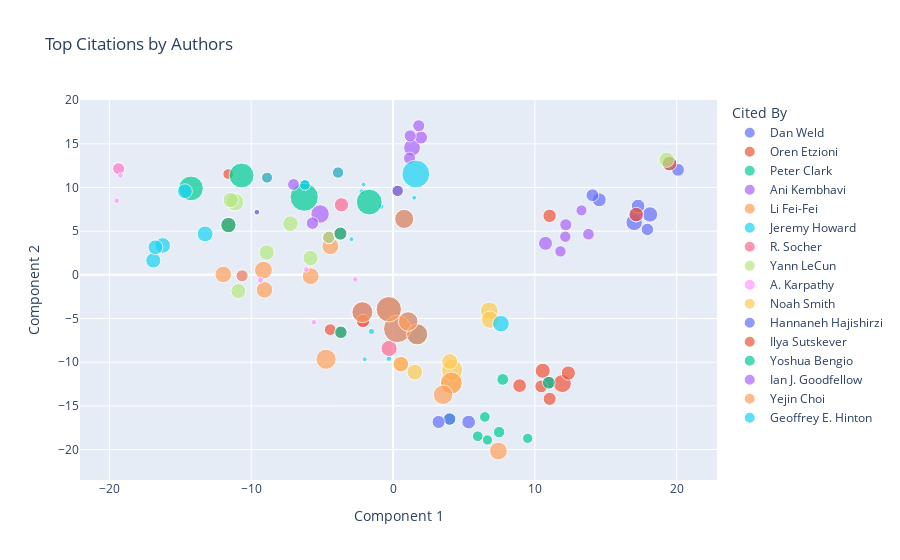

Notebook code for this chart:
### Code cell
fig=px.scatter(reduced_df, x="Component 1", y="Component 2", color="Cited By", title="Top Citations by Authors",
               hover_data=["Title"], size="Citations")
fig.show("png")
fig.show()

### Figure 1 — Plotly figure (JSON) as saved in the notebook; plotly's stock layout.template omitted (floating-point values rounded to 4 significant figures)
{"data": [{"customdata": [["UCPOP: A Sound, Complete, Partial Order Planner for ADL"], ["Systematic Nonlinear Planning"], ["Planning for Conjunctive Goals"], ["An Approach to Planning with Incomplete Information"], ["Labeled RTDP: Improving the Convergence of Real-Time Dynamic Programming"], ["Fast Planning Through Planning Graph Analysis"], ["Learning to Act Using Real-Time Dynamic Programming"], ["ADL: Exploring the Middle Ground Between STRIPS and the Situation Calculus"], ["Open Information Extraction from the Web"], ["Conditional nonlinear planning"]], "hovertemplate": "Cited By=Dan Weld<br>Component 1=%{x}<br>Component 2=%{y}<br>Citations=%{marker.size}<br>Title=%{customdata[0]}<extra></extra>", "legendgroup": "Dan Weld", "marker": {"color": "#636efa", "size": [33, 29, 26, 26, 24, 23, 20, 20, 20, 19], "sizemode": "area", "sizeref": 0.245, "symbol": "circle"}, "mode": "markers", "name": "Dan Weld", "orientation": "v", "showlegend": true, "type": "scatter", "x": [17.0, 18.12, 17.15, 19.5, 14.54, 17.28, 14.06, 20.09, 10.98, 17.94], "xaxis": "x", "y": [5.999, 6.914, 6.897, 12.74, 8.585, 7.872, 9.111, 12.02, -12.35, 5.201], "yaxis": "y"}, {"customdata": [["Planning for Conjunctive Goals"], ["An Approach to Planning with Incomplete Information"], ["Open Information Extraction from the Web"], ["Unsupervised named-entity extraction from the Web: An experimental study"], ["Snowball: extracting relations from large plain-text collections"], ["A Probabilistic Model of Redundancy in Information Extraction"], ["Automatic Acquisition of Hyponyms from Large Text Corpora"], ["A softbot-based interface to the Internet"], ["Extracting Patterns and Relations from the World Wide Web"], ["The Tradeoffs Between Open and Traditional Relation Extraction"]], "hovertemplate": "Cited By=Oren Etzioni<br>Component 1=%{x}<br>Component 2=%{y}<br>Citations=%{marker.size}<br>Title=%{customdata[0]}<extra></extra>", "legendgroup": "Oren Etzioni", "marker": {"color": "#EF553B", "size": [26, 26, 20, 40, 28, 25, 23, 22, 21, 20], "sizemode": "area", "sizeref": 0.245, "symbol": "circle"}, "mode": "markers", "name": "Oren Etzioni", "orientation": "v", "showlegend": true, "type": "scatter", "x": [17.15, 19.5, 10.98, 11.94, 10.56, 12.36, 8.926, 11.04, 11.04, 10.45], "xaxis": "x", "y": [6.897, 12.74, -12.35, -12.44, -10.98, -11.24, -12.68, 6.753, -14.2, -12.77], "yaxis": "y"}, {"customdata": [["Open Information Extraction from the Web"], ["BERT: Pre-training of Deep Bidirectional Transformers for Language Understanding"], ["Exploring the Limits of Transfer Learning with a Unified Text-to-Text Transformer"], ["SQuAD: 100,000+ Questions for Machine Comprehension of Text"], ["WordNet : an electronic lexical database"], ["Combining Retrieval, Statistics, and Inference to Answer Elementary Science Questions"], ["Think you have Solved Question Answering? Try ARC, the AI2 Reasoning Challenge"], ["Discovery of inference rules for question-answering"], ["Building Concept Representations from Reusable Components"], ["Towards AI-Complete Question Answering: A Set of Prerequisite Toy Tasks"]], "hovertemplate": "Cited By=Peter Clark<br>Component 1=%{x}<br>Component 2=%{y}<br>Citations=%{marker.size}<br>Title=%{customdata[0]}<extra></extra>", "legendgroup": "Peter Clark", "marker": {"color": "#00cc96", "size": [20, 79, 55, 19, 17, 16, 14, 14, 13, 13], "sizemode": "area", "sizeref": 0.245, "symbol": "circle"}, "mode": "markers", "name": "Peter Clark", "orientation": "v", "showlegend": true, "type": "scatter", "x": [10.98, -0.2993, 1.698, 3.991, 7.74, 7.477, 5.973, 6.475, 9.494, 6.657], "xaxis": "x", "y": [-12.35, -3.939, -6.81, -16.51, -11.97, -18.01, -18.48, -16.27, -18.72, -18.9], "yaxis": "y"}, {"customdata": [["AI2-THOR: An Interactive 3D Environment for Visual AI"], ["Deep Residual Learning for Image Recognition"], ["Microsoft COCO: Common Objects in Context"], ["ImageNet: A large-scale hierarchical image database"], ["Habitat: A Platform for Embodied AI Research"], ["On Evaluation of Embodied Navigation Agents"], ["Adam: A Method for Stochastic Optimization"], ["IQA: Visual Question Answering in Interactive Environments"], ["AllenAct: A Framework for Embodied AI Research"], ["DD-PPO: Learning Near-Perfect PointGoal Navigators from 2.5 Billion Frames"]], "hovertemplate": "Cited By=Ani Kembhavi<br>Component 1=%{x}<br>Component 2=%{y}<br>Citations=%{marker.size}<br>Title=%{customdata[0]}<extra></extra>", "legendgroup": "Ani Kembhavi", "marker": {"color": "#ab63fa", "size": [24, 19, 18, 18, 18, 17, 16, 16, 16, 15], "sizemode": "area", "sizeref": 0.245, "symbol": "circle"}, "mode": "markers", "name": "Ani Kembhavi", "orientation": "v", "showlegend": true, "type": "scatter", "x": [10.75, -4.532, -10.64, -19.35, 12.18, 13.78, 0.3284, 11.81, 12.15, 13.29], "xaxis": "x", "y": [3.603, 4.28, -0.1093, 12.15, 5.727, 4.65, 9.61, 2.682, 4.365, 7.377], "yaxis": "y"}, {"customdata": [["Deep Residual Learning for Image Recognition"], ["Microsoft COCO: Common Objects in Context"], ["ImageNet: A large-scale hierarchical image database"], ["Adam: A Method for Stochastic Optimization"], ["ImageNet classification with deep convolutional neural networks"], ["ImageNet Large Scale Visual Recognition Challenge"], ["Very Deep Convolutional Networks for Large-Scale Image Recognition"], ["Visual Genome: Connecting Language and Vision Using Crowdsourced Dense Image Annotations"], ["Object Detection with Discriminatively Trained Part Based Models"], ["Modeling the Shape of the Scene: A Holistic Representation of the Spatial Envelope"]], "hovertemplate": "Cited By=Li Fei-Fei<br>Component 1=%{x}<br>Component 2=%{y}<br>Citations=%{marker.size}<br>Title=%{customdata[0]}<extra></extra>", "legendgroup": "Li Fei-Fei", "marker": {"color": "#FFA15A", "size": [19, 18, 18, 16, 21, 39, 35, 35, 34, 34], "sizemode": "area", "sizeref": 0.245, "symbol": "circle"}, "mode": "markers", "name": "Li Fei-Fei", "orientation": "v", "showlegend": true, "type": "scatter", "x": [-4.532, -10.64, -19.35, 0.3284, -3.71, -9.137, -4.421, -5.808, -9.064, -11.97], "xaxis": "x", "y": [4.28, -0.1093, 12.15, 9.61, 4.718, 0.5428, 3.277, -0.1519, -1.714, 0.04255], "yaxis": "y"}, {"customdata": [["Deep Residual Learning for Image Recognition"], ["Regularizing and Optimizing LSTM Language Models"], ["Deep Contextualized Word Representations"], ["Cyclical Learning Rates for Training Neural Networks"], ["A disciplined approach to neural network hyper-parameters: Part 1 - learning rate, batch size, momentum, and weight decay"], ["Densely Connected Convolutional Networks"], ["Universal Language Model Fine-tuning for Text Classification"], ["SGDR: Stochastic Gradient Descent with Warm Restarts"], ["Subword Regularization: Improving Neural Network Translation Models with Multiple Subword Candidates"], ["Super-convergence: very fast training of neural networks using large learning rates"]], "hovertemplate": "Cited By=Jeremy Howard<br>Component 1=%{x}<br>Component 2=%{y}<br>Citations=%{marker.size}<br>Title=%{customdata[0]}<extra></extra>", "legendgroup": "Jeremy Howard", "marker": {"color": "#19d3f3", "size": [19, 5, 4, 4, 4, 3, 3, 3, 3, 3], "sizemode": "area", "sizeref": 0.245, "symbol": "circle"}, "mode": "markers", "name": "Jeremy Howard", "orientation": "v", "showlegend": true, "type": "scatter", "x": [-4.532, -1.519, -0.2911, -2.201, -0.8376, -2.929, 2.299, 1.496, -1.998, -2.083], "xaxis": "x", "y": [4.28, -6.485, -9.597, 9.521, 7.822, 4.083, -6.451, 8.826, -9.662, 10.34], "yaxis": "y"}, {"customdata": [["Deep Residual Learning for Image Recognition"], ["Adam: A Method for Stochastic Optimization"], ["BERT: Pre-training of Deep Bidirectional Transformers for Language Understanding"], ["Attention is All you Need"], ["GloVe: Global Vectors for Word Representation"], ["Long Short-Term Memory"], ["Sequence to Sequence Learning with Neural Networks"], ["Neural Machine Translation by Jointly Learning to Align and Translate"], ["Recursive Deep Models for Semantic Compositionality Over a Sentiment Treebank"], ["Dropout: a simple way to prevent neural networks from overfitting"]], "hovertemplate": "Cited By=R. Socher<br>Component 1=%{x}<br>Component 2=%{y}<br>Citations=%{marker.size}<br>Title=%{customdata[0]}<extra></extra>", "legendgroup": "R. Socher", "marker": {"color": "#FF6692", "size": [19, 16, 79, 54, 30, 29, 22, 19, 32, 25], "sizemode": "area", "sizeref": 0.245, "symbol": "circle"}, "mode": "markers", "name": "R. Socher", "orientation": "v", "showlegend": true, "type": "scatter", "x": [-4.532, 0.3284, -0.2993, -2.161, 0.552, -11.61, -2.117, -3.679, -0.2787, -3.639], "xaxis": "x", "y": [4.28, 9.61, -3.939, -4.272, -10.22, 5.696, -5.269, -6.578, -8.426, 8.018], "yaxis": "y"}, {"customdata": [["Deep Residual Learning for Image Recognition"], ["ImageNet classification with deep convolutional neural networks"], ["Gradient-based learning applied to document recognition"], ["Handwritten Digit Recognition with a Back-Propagation Network"], ["Sparse coding with an overcomplete basis set: A strategy employed by V1?"], ["Generalization and network design strategies"], ["A Simple Framework for Contrastive Learning of Visual Representations"], ["Backpropagation Applied to Handwritten Zip Code Recognition"], ["What is the best multi-stage architecture for object recognition?"], ["Histograms of oriented gradients for human detection"]], "hovertemplate": "Cited By=Yann LeCun<br>Component 1=%{x}<br>Component 2=%{y}<br>Citations=%{marker.size}<br>Title=%{customdata[0]}<extra></extra>", "legendgroup": "Yann LeCun", "marker": {"color": "#B6E880", "size": [19, 21, 4, 38, 30, 29, 29, 29, 29, 28], "sizemode": "area", "sizeref": 0.245, "symbol": "circle"}, "mode": "markers", "name": "Yann LeCun", "orientation": "v", "showlegend": true, "type": "scatter", "x": [-4.532, -3.71, -9.602, -11.14, -7.234, 19.29, -5.819, -11.44, -8.911, -10.91], "xaxis": "x", "y": [4.28, 4.718, 7.177, 8.323, 5.856, 13.18, 1.929, 8.556, 2.553, -1.861], "yaxis": "y"}, {"customdata": [["ImageNet: A large-scale hierarchical image database"], ["Long Short-Term Memory"], ["ImageNet classification with deep convolutional neural networks"], ["Rich Feature Hierarchies for Accurate Object Detection and Semantic Segmentation"], ["DeViSE: A Deep Visual-Semantic Embedding Model"], ["Recurrent neural network based language model"], ["Long-term recurrent convolutional networks for visual recognition and description"], ["Every Picture Tells a Story: Generating Sentences from Images"], ["Gradient-based learning applied to document recognition"], ["Matching Words and Pictures"]], "hovertemplate": "Cited By=A. Karpathy<br>Component 1=%{x}<br>Component 2=%{y}<br>Citations=%{marker.size}<br>Title=%{customdata[0]}<extra></extra>", "legendgroup": "A. Karpathy", "marker": {"color": "#FF97FF", "size": [18, 29, 21, 5, 4, 4, 4, 4, 4, 4], "sizemode": "area", "sizeref": 0.245, "symbol": "circle"}, "mode": "markers", "name": "A. Karpathy", "orientation": "v", "showlegend": true, "type": "scatter", "x": [-19.35, -11.61, -3.71, -9.354, -6.118, -5.578, -2.663, -19.48, -9.602, -19.23], "xaxis": "x", "y": [12.15, 5.696, 4.718, -0.6034, 0.6213, -5.438, -0.5289, 8.487, 7.177, 11.37], "yaxis": "y"}, {"customdata": [["Adam: A Method for Stochastic Optimization"], ["BERT: Pre-training of Deep Bidirectional Transformers for Language Understanding"], ["Bleu: a Method for Automatic Evaluation of Machine Translation"], ["Building a Large Annotated Corpus of English: The Penn Treebank"], ["Conditional Random Fields: Probabilistic Models for Segmenting and Labeling Sequence Data"], ["Latent Dirichlet Allocation"], ["CoNLL-X Shared Task on Multilingual Dependency Parsing"], ["Class-Based n-gram Models of Natural Language"], ["GloVe: Global Vectors for Word Representation"], ["Long Short-Term Memory"]], "hovertemplate": "Cited By=Noah Smith<br>Component 1=%{x}<br>Component 2=%{y}<br>Citations=%{marker.size}<br>Title=%{customdata[0]}<extra></extra>", "legendgroup": "Noah Smith", "marker": {"color": "#FECB52", "size": [16, 79, 59, 55, 39, 37, 31, 30, 30, 29], "sizemode": "area", "sizeref": 0.245, "symbol": "circle"}, "mode": "markers", "name": "Noah Smith", "orientation": "v", "showlegend": true, "type": "scatter", "x": [0.3284, -0.2993, 4.109, 4.165, 6.787, 6.833, 4.0, 1.536, 0.552, -11.61], "xaxis": "x", "y": [9.61, -3.939, -12.39, -10.88, -4.125, -5.135, -9.922, -11.14, -10.22, 5.696], "yaxis": "y"}, {"customdata": [["Adam: A Method for Stochastic Optimization"], ["Language Models are Unsupervised Multitask Learners"], ["BERT: Pre-training of Deep Bidirectional Transformers for Language Understanding"], ["Exploring the Limits of Transfer Learning with a Unified Text-to-Text Transformer"], ["Attention is All you Need"], ["Language Models are Few-Shot Learners"], ["RoBERTa: A Robustly Optimized BERT Pretraining Approach"], ["SQuAD: 100,000+ Questions for Machine Comprehension of Text"], ["Natural Questions: A Benchmark for Question Answering Research"], ["Reading Wikipedia to Answer Open-Domain Questions"]], "hovertemplate": "Cited By=Hannaneh Hajishirzi<br>Component 1=%{x}<br>Component 2=%{y}<br>Citations=%{marker.size}<br>Title=%{customdata[0]}<extra></extra>", "legendgroup": "Hannaneh Hajishirzi", "marker": {"color": "#636efa", "size": [16, 94, 79, 55, 54, 47, 45, 19, 23, 21], "sizemode": "area", "sizeref": 0.245, "symbol": "circle"}, "mode": "markers", "name": "Hannaneh Hajishirzi", "orientation": "v", "showlegend": true, "type": "scatter", "x": [0.3284, 0.3011, -0.2993, 1.698, -2.161, 1.069, 0.7883, 3.991, 5.333, 3.214], "xaxis": "x", "y": [9.61, -6.186, -3.939, -6.81, -4.272, -5.341, 6.403, -16.51, -16.85, -16.84], "yaxis": "y"}, {"customdata": [["Adam: A Method for Stochastic Optimization"], ["Long Short-Term Memory"], ["Sequence to Sequence Learning with Neural Networks"], ["ImageNet classification with deep convolutional neural networks"], ["Neural Machine Translation by Jointly Learning to Align and Translate"], ["Learning Phrase Representations using RNN Encoder–Decoder for Statistical Machine Translation"], ["Reducing the Dimensionality of Data with Neural Networks"], ["Learning representations by back-propagating errors"], ["A Fast Learning Algorithm for Deep Belief Nets"], ["Generating Sequences With Recurrent Neural Networks"]], "hovertemplate": "Cited By=Ilya Sutskever<br>Component 1=%{x}<br>Component 2=%{y}<br>Citations=%{marker.size}<br>Title=%{customdata[0]}<extra></extra>", "legendgroup": "Ilya Sutskever", "marker": {"color": "#EF553B", "size": [16, 29, 22, 21, 19, 17, 16, 15, 14, 14], "sizemode": "area", "sizeref": 0.245, "symbol": "circle"}, "mode": "markers", "name": "Ilya Sutskever", "orientation": "v", "showlegend": true, "type": "scatter", "x": [0.3284, -11.61, -2.117, -3.71, -3.679, -4.431, -3.875, -8.882, -6.212, -11.62], "xaxis": "x", "y": [9.61, 5.696, -5.269, 4.718, -6.578, -6.276, 11.71, 11.13, 10.29, 11.54], "yaxis": "y"}, {"customdata": [["Adam: A Method for Stochastic Optimization"], ["Long Short-Term Memory"], ["ImageNet classification with deep convolutional neural networks"], ["Neural Machine Translation by Jointly Learning to Align and Translate"], ["A Fast Learning Algorithm for Deep Belief Nets"], ["Gradient-based learning applied to document recognition"], ["Learning Deep Architectures for AI"], ["Batch Normalization: Accelerating Deep Network Training by Reducing Internal Covariate Shift"], ["Learning long-term dependencies with gradient descent is difficult"], ["Theano: new features and speed improvements"]], "hovertemplate": "Cited By=Yoshua Bengio<br>Component 1=%{x}<br>Component 2=%{y}<br>Citations=%{marker.size}<br>Title=%{customdata[0]}<extra></extra>", "legendgroup": "Yoshua Bengio", "marker": {"color": "#00cc96", "size": [16, 29, 21, 19, 14, 4, 98, 82, 76, 75], "sizemode": "area", "sizeref": 0.245, "symbol": "circle"}, "mode": "markers", "name": "Yoshua Bengio", "orientation": "v", "showlegend": true, "type": "scatter", "x": [0.3284, -11.61, -3.71, -3.679, -6.212, -9.602, -6.264, -1.679, -10.68, -14.25], "xaxis": "x", "y": [9.61, 5.696, 4.718, -6.578, 10.29, 7.177, 8.894, 8.331, 11.37, 9.894], "yaxis": "y"}, {"customdata": [["Adam: A Method for Stochastic Optimization"], ["Gradient-based learning applied to document recognition"], ["Intriguing properties of neural networks"], ["Explaining and Harnessing Adversarial Examples"], ["Adversarial examples in the physical world"], ["Learning Multiple Layers of Features from Tiny Images"], ["Towards Deep Learning Models Resistant to Adversarial Attacks"], ["Generative Adversarial Nets"], ["Evasion Attacks against Machine Learning at Test Time"], ["Deep Boltzmann Machines"]], "hovertemplate": "Cited By=Ian J. Goodfellow<br>Component 1=%{x}<br>Component 2=%{y}<br>Citations=%{marker.size}<br>Title=%{customdata[0]}<extra></extra>", "legendgroup": "Ian J. Goodfellow", "marker": {"color": "#ab63fa", "size": [16, 4, 42, 35, 21, 19, 18, 18, 18, 17], "sizemode": "area", "sizeref": 0.245, "symbol": "circle"}, "mode": "markers", "name": "Ian J. Goodfellow", "orientation": "v", "showlegend": true, "type": "scatter", "x": [0.3284, -9.602, -5.145, 1.34, 1.975, -5.682, 1.21, 1.164, 1.814, -7.019], "xaxis": "x", "y": [9.61, 7.177, 6.962, 14.55, 15.72, 5.913, 15.9, 13.36, 17.06, 10.34], "yaxis": "y"}, {"customdata": [["Language Models are Unsupervised Multitask Learners"], ["BERT: Pre-training of Deep Bidirectional Transformers for Language Understanding"], ["Bleu: a Method for Automatic Evaluation of Machine Translation"], ["Exploring the Limits of Transfer Learning with a Unified Text-to-Text Transformer"], ["Attention is All you Need"], ["The Curious Case of Neural Text Degeneration"], ["Language Models are Few-Shot Learners"], ["ROUGE: A Package for Automatic Evaluation of Summaries"], ["RoBERTa: A Robustly Optimized BERT Pretraining Approach"], ["ATOMIC: An Atlas of Machine Commonsense for If-Then Reasoning"]], "hovertemplate": "Cited By=Yejin Choi<br>Component 1=%{x}<br>Component 2=%{y}<br>Citations=%{marker.size}<br>Title=%{customdata[0]}<extra></extra>", "legendgroup": "Yejin Choi", "marker": {"color": "#FFA15A", "size": [94, 79, 59, 55, 54, 50, 47, 47, 45, 39], "sizemode": "area", "sizeref": 0.245, "symbol": "circle"}, "mode": "markers", "name": "Yejin Choi", "orientation": "v", "showlegend": true, "type": "scatter", "x": [0.3011, -0.2993, 4.109, 1.698, -2.161, -4.722, 1.069, 3.529, 0.7883, 7.43], "xaxis": "x", "y": [-6.186, -3.939, -12.39, -6.81, -4.272, -9.663, -5.341, -13.73, 6.403, -20.17], "yaxis": "y"}, {"customdata": [["Reducing the Dimensionality of Data with Neural Networks"], ["Learning representations by back-propagating errors"], ["A Fast Learning Algorithm for Deep Belief Nets"], ["Training Products of Experts by Minimizing Contrastive Divergence"], ["Exponential Family Harmoniums with an Application to Information Retrieval"], ["Maximum likelihood from incomplete data via the EM - algorithm plus discussions on the paper"], ["A Learning Algorithm for Boltzmann Machines"], ["Information processing in dynamical systems: foundations of harmony theory"], ["Neural networks and physical systems with emergent collective computational abilities."], ["Learning and relearning in Boltzmann machines"]], "hovertemplate": "Cited By=Geoffrey E. Hinton<br>Component 1=%{x}<br>Component 2=%{y}<br>Citations=%{marker.size}<br>Title=%{customdata[0]}<extra></extra>", "legendgroup": "Geoffrey E. Hinton", "marker": {"color": "#19d3f3", "size": [16, 15, 14, 95, 34, 31, 30, 28, 27, 27], "sizemode": "area", "sizeref": 0.245, "symbol": "circle"}, "mode": "markers", "name": "Geoffrey E. Hinton", "orientation": "v", "showlegend": true, "type": "scatter", "x": [-3.875, -8.882, -6.212, 1.607, 7.61, -13.25, -16.24, -16.9, -16.76, -14.67], "xaxis": "x", "y": [11.71, 11.13, 10.29, 11.54, -5.592, 4.682, 3.368, 1.643, 3.149, 9.568], "yaxis": "y"}], "layout": {"legend": {"itemsizing": "constant", "title": {"text": "Cited By"}, "tracegroupgap": 0}, "title": {"text": "Top Citations by Authors"}, "xaxis": {"anchor": "y", "domain": [0, 1], "title": {"text": "Component 1"}}, "yaxis": {"anchor": "x", "domain": [0, 1], "title": {"text": "Component 2"}}}}
